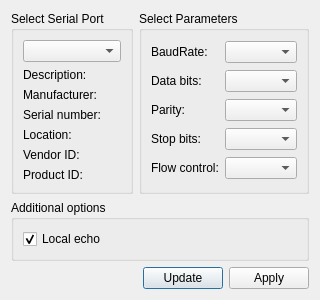
<?xml version="1.0" encoding="UTF-8"?>
<ui version="4.0">
 <class>SettingsDialog</class>
 <widget class="QDialog" name="SettingsDialog">
  <property name="geometry">
   <rect>
    <x>0</x>
    <y>0</y>
    <width>281</width>
    <height>272</height>
   </rect>
  </property>
  <property name="windowTitle">
   <string>Settings</string>
  </property>
  <layout class="QGridLayout" name="gridLayout_3">
   <item row="0" column="1">
    <widget class="QGroupBox" name="parametersBox">
     <property name="title">
      <string>Select Parameters</string>
     </property>
     <layout class="QGridLayout" name="gridLayout_2">
      <item row="0" column="0">
       <widget class="QLabel" name="baudRateLabel">
        <property name="text">
         <string>BaudRate:</string>
        </property>
       </widget>
      </item>
      <item row="0" column="1">
       <widget class="QComboBox" name="baudRateBox"/>
      </item>
      <item row="1" column="0">
       <widget class="QLabel" name="dataBitsLabel">
        <property name="text">
         <string>Data bits:</string>
        </property>
       </widget>
      </item>
      <item row="1" column="1">
       <widget class="QComboBox" name="dataBitsBox"/>
      </item>
      <item row="2" column="0">
       <widget class="QLabel" name="parityLabel">
        <property name="text">
         <string>Parity:</string>
        </property>
       </widget>
      </item>
      <item row="2" column="1">
       <widget class="QComboBox" name="parityBox"/>
      </item>
      <item row="3" column="0">
       <widget class="QLabel" name="stopBitsLabel">
        <property name="text">
         <string>Stop bits:</string>
        </property>
       </widget>
      </item>
      <item row="3" column="1">
       <widget class="QComboBox" name="stopBitsBox"/>
      </item>
      <item row="4" column="0">
       <widget class="QLabel" name="flowControlLabel">
        <property name="text">
         <string>Flow control:</string>
        </property>
       </widget>
      </item>
      <item row="4" column="1">
       <widget class="QComboBox" name="flowControlBox"/>
      </item>
     </layout>
    </widget>
   </item>
   <item row="0" column="0">
    <widget class="QGroupBox" name="selectBox">
     <property name="title">
      <string>Select Serial Port</string>
     </property>
     <layout class="QGridLayout" name="gridLayout">
      <item row="0" column="0">
       <widget class="QComboBox" name="serialPortInfoListBox"/>
      </item>
      <item row="1" column="0">
       <widget class="QLabel" name="descriptionLabel">
        <property name="text">
         <string>Description:</string>
        </property>
       </widget>
      </item>
      <item row="2" column="0">
       <widget class="QLabel" name="manufacturerLabel">
        <property name="text">
         <string>Manufacturer:</string>
        </property>
       </widget>
      </item>
      <item row="3" column="0">
       <widget class="QLabel" name="serialNumberLabel">
        <property name="text">
         <string>Serial number:</string>
        </property>
       </widget>
      </item>
      <item row="4" column="0">
       <widget class="QLabel" name="locationLabel">
        <property name="text">
         <string>Location:</string>
        </property>
       </widget>
      </item>
      <item row="5" column="0">
       <widget class="QLabel" name="vidLabel">
        <property name="text">
         <string>Vendor ID:</string>
        </property>
       </widget>
      </item>
      <item row="6" column="0">
       <widget class="QLabel" name="pidLabel">
        <property name="text">
         <string>Product ID:</string>
        </property>
       </widget>
      </item>
     </layout>
    </widget>
   </item>
   <item row="2" column="0" colspan="2">
    <layout class="QHBoxLayout" name="horizontalLayout">
     <item>
      <spacer name="horizontalSpacer">
       <property name="orientation">
        <enum>Qt::Horizontal</enum>
       </property>
       <property name="sizeHint" stdset="0">
        <size>
         <width>96</width>
         <height>20</height>
        </size>
       </property>
      </spacer>
     </item>
     <item>
      <widget class="QPushButton" name="updateButton">
       <property name="text">
        <string>Update</string>
       </property>
      </widget>
     </item>
     <item>
      <widget class="QPushButton" name="applyButton">
       <property name="text">
        <string>Apply</string>
       </property>
      </widget>
     </item>
    </layout>
   </item>
   <item row="1" column="0" colspan="2">
    <widget class="QGroupBox" name="additionalOptionsGroupBox">
     <property name="title">
      <string>Additional options</string>
     </property>
     <layout class="QVBoxLayout" name="verticalLayout">
      <item>
       <widget class="QCheckBox" name="localEchoCheckBox">
        <property name="text">
         <string>Local echo</string>
        </property>
        <property name="checked">
         <bool>true</bool>
        </property>
       </widget>
      </item>
     </layout>
    </widget>
   </item>
  </layout>
 </widget>
 <resources/>
 <connections/>
</ui>
